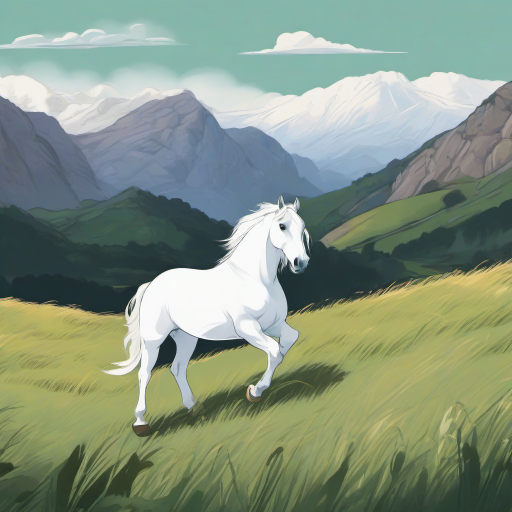
#> input picture API/generated_20260603_204805.png, 1024 x 1024 px (shown at 1/2 size)
$ python -i ai_image_stylist.py   (imports and definitions only)
#> lines starting #> are read from the running program, lines starting #| are printed output that depends on the picture
#> further down, picture is the input picture: PIL image 1024x1024 RGB; mean R, G, B 132.7, 148.1, 128.6
import time
import requests
from PIL import Image, ImageEnhance, ImageFilter
from io import BytesIO
from config import HF_API_KEY
MODELS = [
    "stabilityai/stable-diffusion-3-medium-diffusers",  # keep your original as primary
    "ByteDance/SDXL-Lightning",
    "black-forest-labs/FLUX.1-dev",
    "stabilityai/stable-diffusion-xl-base-1.0",
]
HEADERS = {"Authorization": f"Bearer {HF_API_KEY}", "Accept": "image/png"}
# [28 lines left out: function generate_image_from_text, not called in this run]
def daylight_effect(image):
    image = ImageEnhance.Brightness(image).enhance(1.3)
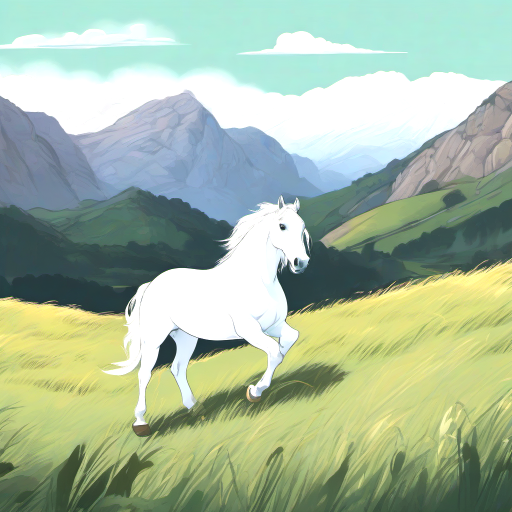
#> image: PIL image 1024x1024 RGB (shown at 1/2 size); mean R, G, B 166.2, 185.6, 160.1
    image = ImageEnhance.Contrast(image).enhance(1.1)
    return image.filter(ImageFilter.GaussianBlur(radius=1))
# [22 lines left out: functions night_mood_effect, main, not called in this run]
# [2 lines not run here, left out]

>>> from PIL import Image
>>> picture = Image.open('generated_20260603_204805.png')
>>> result = daylight_effect(picture)

$ run again, on API/generated_20260603_205058.png
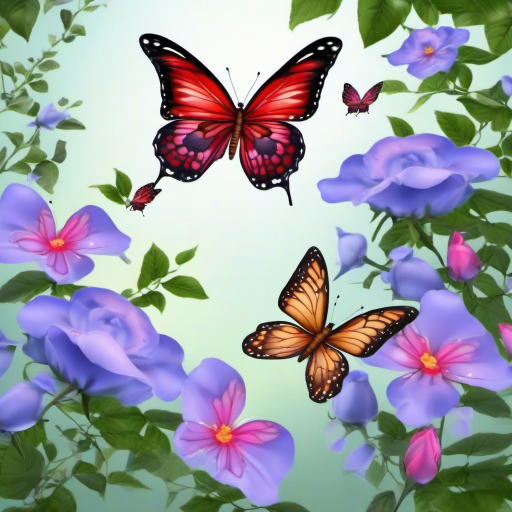
#> input picture API/generated_20260603_205058.png, 1024 x 1024 px (shown at 1/2 size)
#> picture is the input picture: PIL image 1024x1024 RGB; mean R, G, B 152.8, 154.8, 159.9
#> in daylight_effect, `image = ImageEnhance.Brightness(image).enhance(1.3)`:
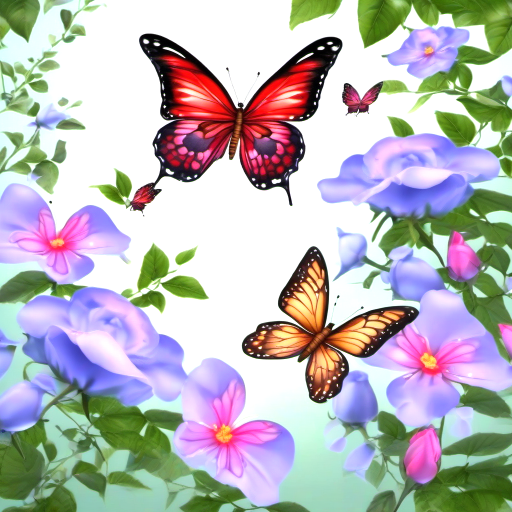
#> image: PIL image 1024x1024 RGB (shown at 1/2 size); mean R, G, B 184.8, 182.2, 185.3
